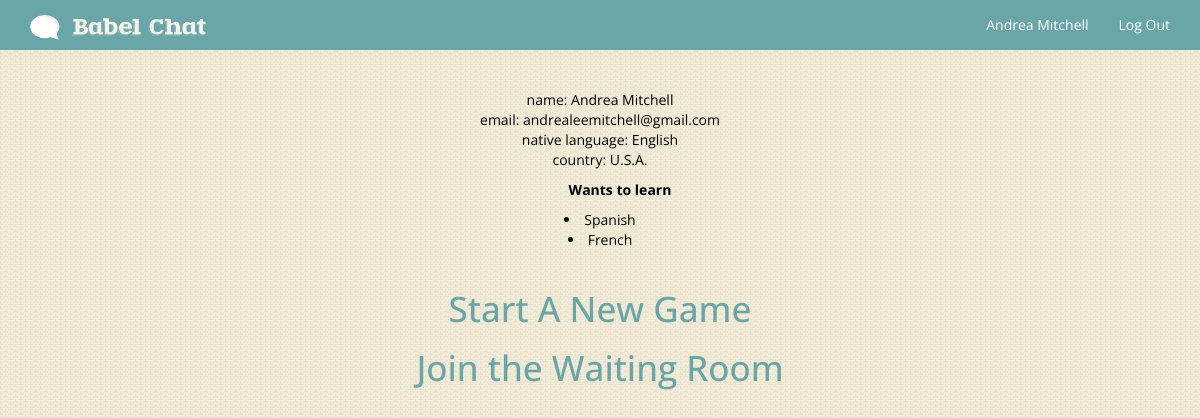
Screenshot of /profile (signed in) with the database file from the repository.
### model.py (models this page shows)
class User(Base):
    __tablename__ = "users"
    id = Column(Integer, primary_key = True)
    name = Column(String(64), nullable=False)
    email = Column(String(64), nullable=False)
    password = Column(String(64), nullable=False)
    mother_tongue_code = Column(String(64), ForeignKey("languages.language_code"))
    country_code = Column(String(64), ForeignKey("countries.country_code"))
    reason = Column(String(64), nullable=False)
    language = relationship("Language", backref=backref("native_speakers"))
    country = relationship("Country", backref=backref("users"))

class Language(Base):
    __tablename__ = "languages"
    language_code = Column(String(64), nullable=False, primary_key=True)
    language_name = Column(String(64), nullable=False)

class Country(Base):
    __tablename__ = "countries"
    country_code = Column(String(64), nullable=False, primary_key=True)
    country_name = Column(String(64), nullable=False)

class Language_desired(Base):
    __tablename__ = "languages_desired"
    id = Column(Integer, primary_key=True)
    user_id = Column(Integer, ForeignKey('users.id'))
    language_code = Column(String(64), ForeignKey('languages.language_code'))
    level = Column(String(64), nullable=False)
    user = relationship("User",backref=backref("Language_desired"))
    language = relationship("Language", backref=backref("Language_desired"))

### babel.py (the view)
@app.route("/profile")
def display_profile():
    user = dbsession.query(User).filter_by(name=session["login"]).first()
    print session
    return render_template("profile.html", user=user)

### templates/profile.html
{% extends 'base_in.html' %}
{% block body %}
<div id="profile_wrapper">
<p>name: {{ user.name }} <br/>
   email: {{ user.email }} <br/>
   native language: {{ user.language.language_name }} <br/>
   country: {{ user.country.country_name }} <br/>
    <strong><ul>Wants to learn</ul></strong>
   {% for lang in user.Language_desired %}
        <li>{{ lang.language.language_name }}</li>
   {% endfor %}<br/>
 </p>
<h1 style="font-size: 35px; font-color: #000; !important"> <a href="/video_chat?start={{ user.mother_tongue_code }}">Start A New Game</a> </h1>
<h1 style="font-size: 35px; font-color: #000; !important"> <a href="/video_chat">Join the Waiting Room</a> </h1>
</div>
{% endblock %}

### templates/base_in.html (shortened to what this page needs)
<!DOCTYPE HTML>
<html lang="en">
<head>
    <link href="../static/css/bootstrap.min.css" rel="stylesheet">
    <link href="../static/css/cover.css" rel="stylesheet">
    <link href="../static/css/signin.css" rel="stylesheet">
    <link href="../static/css/custom.css" rel="stylesheet">
</head>
<body>
    <nav class="navbar navbar-inverse navbar-fixed-top signupnav" role="navigation">
      <div class="container">
        <div class="navbar-header">
          <a class="navbar-brand" href="/"><img src="../static/img/sm_logo.png" height="25px">
</a>
        </div>
        <div id="navbar" class="navbar-collapse collapse">
          <ul class="nav navbar-nav navbar-right">
            {% if session.get("login", False) %}
                <li class=""><a href="/profile">{{ session['login'] }}<span class='sr-only'>(current)</span></a></li>
              {% endif %}
              {% if session.get("login", False) %}
                  <li><a href="/logout">Log Out</a></li>
               {% else %}
                  <li><a href="/">Log In</a></li>
                {% endif %}
          </ul>
        </div>
      </div>
    </nav>
        {% block body %}{% endblock %}
    </body>
</html>

### static/css/cover.css (style rules this page uses)
a, a:focus, a:hover { color: #fff; }
body { height: 100%; background-color: #f3eedd; background-image: url("../img/sprinkles.png"); color: #fff; text-align: center; }

### static/css/signin.css (style rules this page uses)
body { padding-top: 40px; padding-bottom: 40px; background-color: ; }
.signupnav { background-color: #6aa5a8 !important; }

### static/css/custom.css (style rules this page uses)
html, body, h1, h2, h3, h4, h5, h6, p { font-family: "Open Sans" !important; }
.navbar { max-height: 35px; !important }
.navbar-inverse { background-color: #e9a34d; color: #fff; !important }
.navbar-nav>li>a { color: #fff; !important }
.navbar-inverse .navbar-collapse, .navbar-inverse .navbar-form { border-color: none !important; }
.navbar-inverse { border: none !important; }
.navbar-inverse .navbar-brand { color: #fff; }
.navbar-inverse .navbar-nav>li>a { color: #fff; }
#profile_wrapper { margin-top: 50px; color: #000; }
#profile_wrapper p { color: #000; !important }
a, a:focus, a:hover { color: #6aa5a8; }

### rows the page displays
User: login "Andrea Mitchell", name "Andrea Mitchell", email "andrealeemitchell@gmail.com"
Language: language.language_name "English"
Country: country.country_name "U.S.A."
Language_desired: language.language_name "Spanish"
Language_desired: language.language_name "French"
